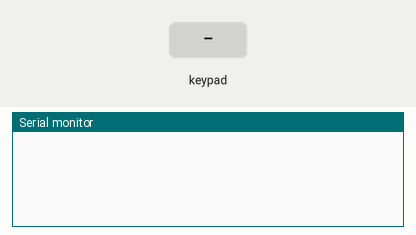
A sketch run on a simulated Arduino Uno, built with avr-gcc and run on an emulated ATmega328P. On the bench: the last lines printed to the serial monitor. Inputs (shaded band) come from the test bench.

Above: at 1.2 s.
1.3 s: key '1' pressed
At 2.5 s:
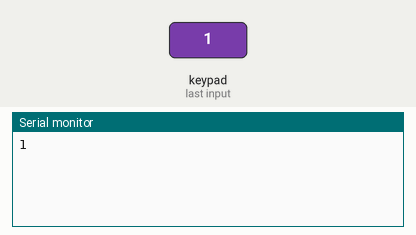
2.8 s: keypad keys 1 2 3 # pressed 0.4 s apart
At 5.4 s:
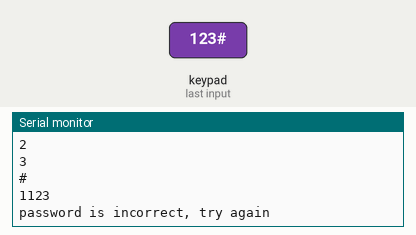
5.9 s: key '*' pressed
At 6.9 s:
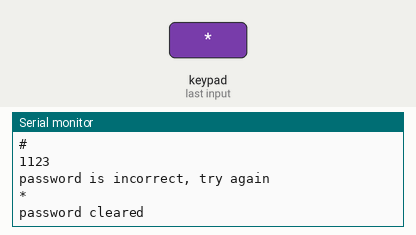
7.4 s: keypad keys 1 2 3 # pressed 0.4 s apart
At 9.4 s:
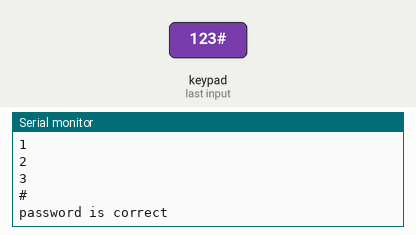
Timing chart, 0 to 10.9 s (numbered marks = the images above; inputs shaded):
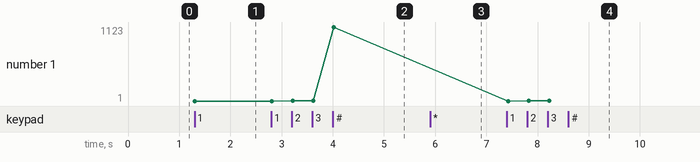

Measured:
- after the input at 1.3 s, the serial monitor: prints a new line at once (image 1)
- after the input at 2.8 s, the serial monitor: prints a new line after 0.41 s (image 2)
- after the input at 5.9 s, the serial monitor: prints a new line at once (image 3)
- after the input at 7.4 s, the serial monitor: prints a new line at once (image 4)
- plotted number 1: 1 → 1123 after the input at 2.8 s, 1123 → 3 after the input at 7.4 s

The sketch:

password_with_extra_buttons_test.ino
```cpp
#include <Keypad.h>

const byte ROWS = 4;
const byte COLS = 3;

char hexaKeys[ROWS][COLS] = {
  {'1', '2', '3'},
  {'4', '5', '6'},
  {'7', '8', '9'},
  {'*', '0', '#'}
};

// pins for the BLACK keyboard
byte rowPins[ROWS] = {5, 6, 7, 8}; //connect to the row pinouts of the keypad
byte colPins[COLS] = {2, 3, 4}; //connect to the column pinouts of the keypad

Keypad keypad = Keypad(makeKeymap(hexaKeys), rowPins, colPins, ROWS, COLS);


const String password = "123"; // change your password here
String input_password;

void setup() {
  Serial.begin(9600);
  input_password.reserve(32); // maximum input characters is 33, change if needed

}

void loop() {
  char key = keypad.getKey();

  if (key) {
    Serial.println(key);

    if (key == '*') {
      input_password = ""; // clear input password
      Serial.println("password cleared");

    }else
      if (key == '#') {
        if (password == input_password) {
          Serial.println("password is correct");
          // DO YOUR WORK HERE

        } else {
                  Serial.println(input_password);

          Serial.println("password is incorrect, try again");

        }
        input_password = ""; // clear input password

      } else {
          input_password += key; // append new character to input password string
    }

  }
  delay(100);
}
```
